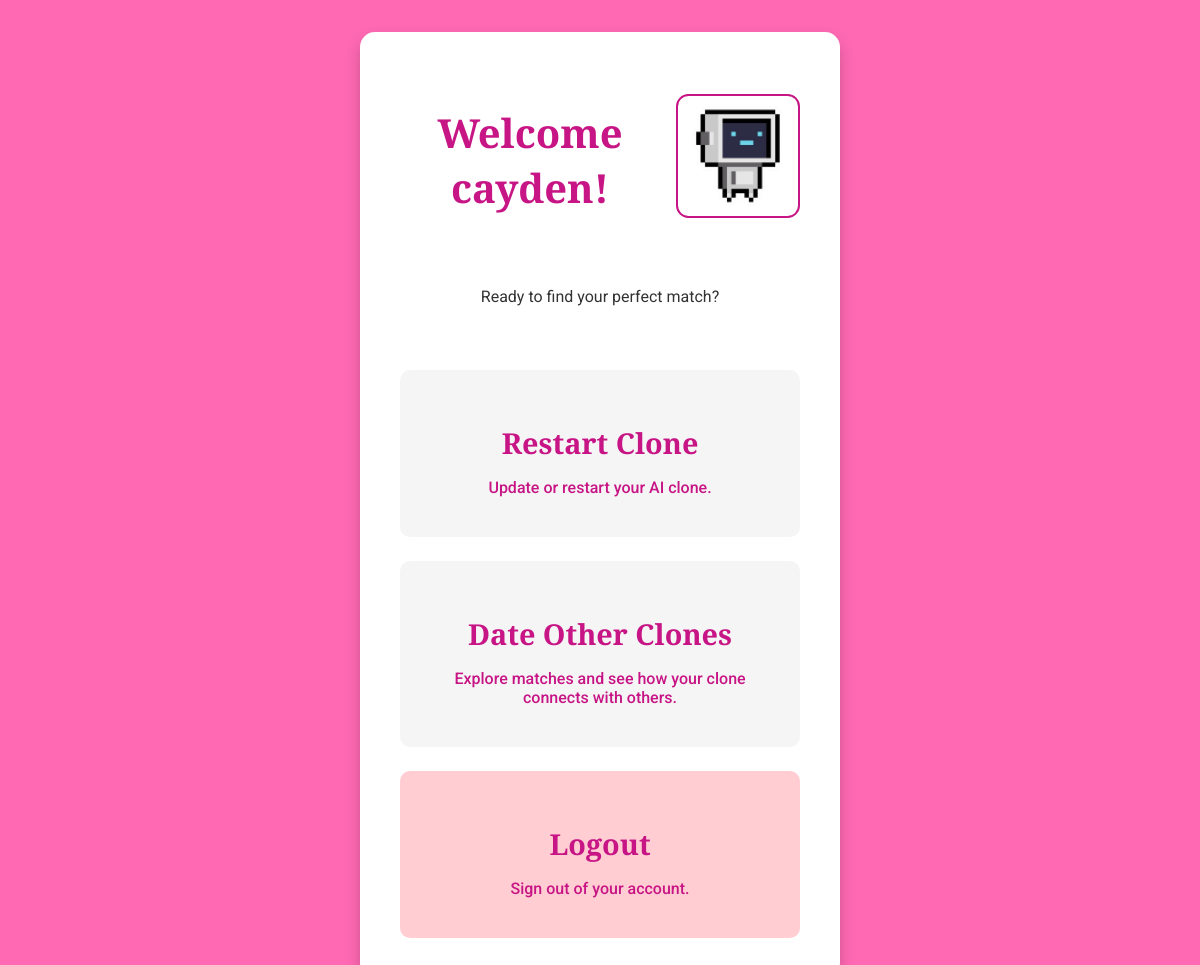
The app's page /home (signed in), older data.
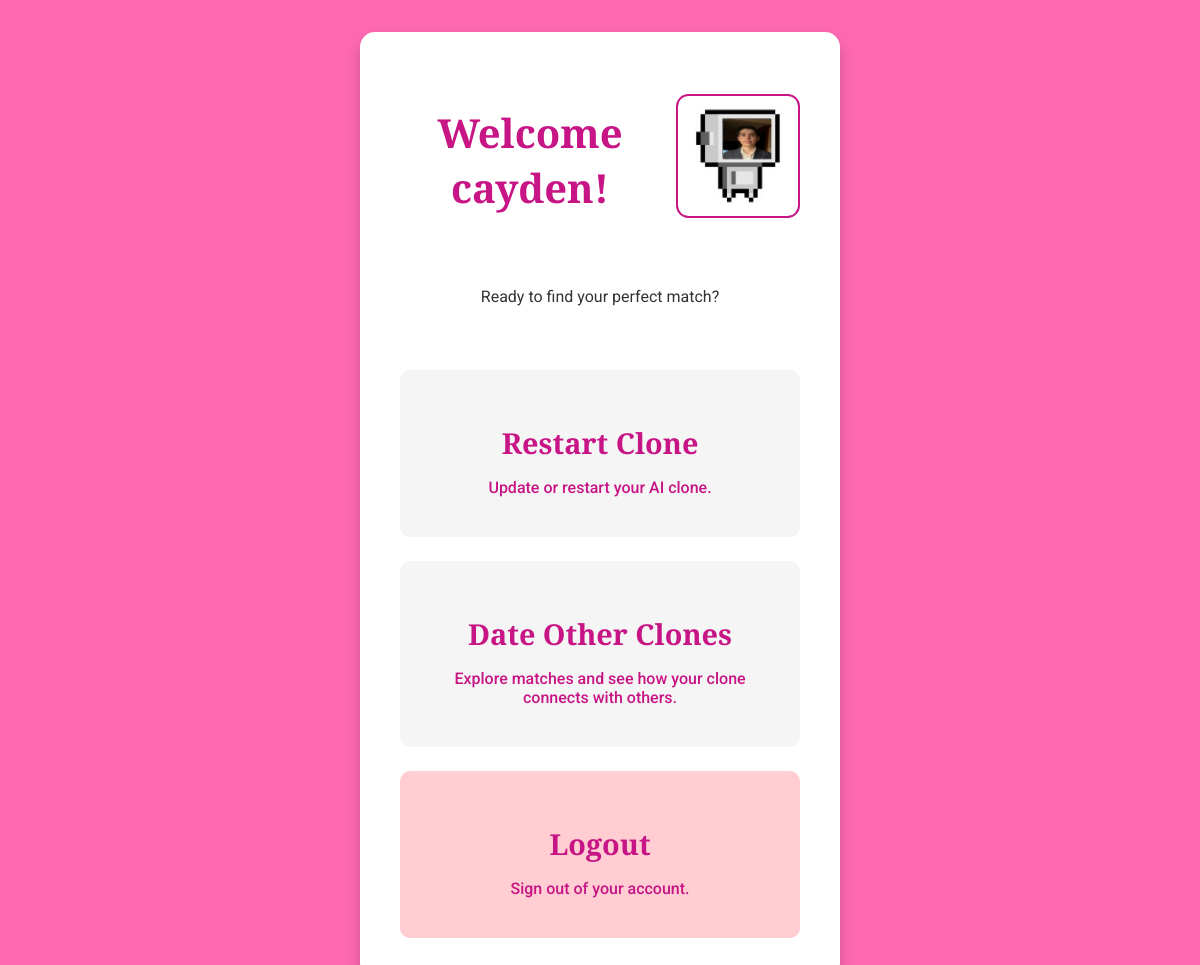
The same page, newer data.
### tables this page shows
CREATE TABLE users (
            id INTEGER PRIMARY KEY AUTOINCREMENT,
            username TEXT UNIQUE NOT NULL,
            password_hash TEXT NOT NULL
        );

CREATE TABLE clones (
            id INTEGER PRIMARY KEY AUTOINCREMENT,
            user_id INTEGER NOT NULL,
            answers_json TEXT NOT NULL,
            text_path TEXT,
            persona TEXT,
            profile_pic_path TEXT,
            name TEXT NOT NULL,
            FOREIGN KEY (user_id) REFERENCES users(id)
        );

### app.py (the view)
@app.route('/home')
@app.route('/home')
def home():
    if 'user_id' not in session:
        return redirect(url_for('login'))
    conn = sqlite3.connect('users.db')
    cursor = conn.cursor()
    cursor.execute('SELECT id, profile_pic_path FROM clones WHERE user_id = ?', (session['user_id'],))
    clone = cursor.fetchone()
    cursor.execute('SELECT username FROM users WHERE id = ?', (session['user_id'],))
    username = cursor.fetchone()[0]
    conn.close()
    has_clone = clone is not None
    profile_pic_path = clone[1] if clone and clone[1] else '/static/robot.png'
    print(f'Database profile_pic_path: {clone[1] if clone else None}')  # Debug
    if profile_pic_path and profile_pic_path != '/static/robot.png':
        profile_pic_path = profile_pic_path.replace('Uploads', 'uploads')
        absolute_path = os.path.join(app.root_path, profile_pic_path.lstrip('/'))
        if not os.path.exists(absolute_path):
            print(f'Image not found: {absolute_path}, using fallback')
            profile_pic_path = '/static/robot.png'
    print(f'Profile pic path: {profile_pic_path}')  # Debug
    return render_template('home.html', has_clone=has_clone, username=username, profile_pic_path=profile_pic_path)

### app.py (called while the page is built)
@app.context_processor
def inject_app_name():
    return dict(app_name=app.config['APP_NAME'])  # Make app_name available to all templates

### templates/home.html (shortened to what this page needs)
{% extends 'base.html' %}
{% block content %}
<div class="home-container">
    <div class="welcome-section">
             <h2>Welcome {{ username }}!</h2>
             {% if has_clone %}
             <img src="{{ profile_pic_path }}" alt="Your Clone Profile" class="welcome-profile-pic">
             {% endif %}
         </div>
    <p>Ready to find your perfect match?</p>
    <div class="action-rectangles">
        <div class="action-rectangles">
            {% if not has_clone %}
            <a href="{{ url_for('create_clone') }}" class="action-rectangle">
                <h3>Create a Clone</h3>
                <p>Build your AI clone to represent you in the dating world.</p>
            </a>
            {% else %}
            <a href="{{ url_for('create_clone') }}" class="action-rectangle">
                <h3>Restart Clone</h3>
                <p>Update or restart your AI clone.</p>
            </a>
            {% endif %}
        </div>
        <a href="{{ url_for('date_clones') }}" class="action-rectangle">
            <h3>Date Other Clones</h3>
            <p>Explore matches and see how your clone connects with others.</p>
        </a>
        <a href="{{ url_for('logout') }}" class="action-rectangle logout">
            <h3>Logout</h3>
            <p>Sign out of your account.</p>
        </a>
    </div>
</div>
{% endblock %}

### templates/base.html (shortened to what this page needs)
<!DOCTYPE html>
<html>
<head>
    <link rel="stylesheet" href="{{ url_for('static', filename='style.css') }}">
</head>
<body>
    {% block content %}{% endblock %}
</body>
</html>

### static/style.css (style rules this page uses)
:root { --background-color: #FF69B4; --accent-color: #FFFFFF; --button-color: #C71585; --text-color: #333333; }
body { background-color: var(--background-color); font-family: 'Roboto', sans-serif; color: var(--text-color); margin: 0; min-height: 100vh; display: flex; justify-content: center; align-items: center; }
.form-container, .home-container, .clones-list, .conversation-container { background-color: var(--accent-color); padding: 2.5rem; border-radius: 15px; box-shadow: 0 8px 16px rgba(0, 0, 0, 0.2); width: 400px; text-align: center; margin: 2rem auto; }
h2 { font-family: 'Playfair Display', serif; font-size: 2.5rem; color: var(--button-color); margin-bottom: 1.5rem; }
h3 { font-family: 'Playfair Display', serif; font-size: 1.8rem; color: var(--button-color); margin-bottom: 0.5rem; }
p { font-size: 1rem; margin-top: 1rem; }
a { color: var(--button-color); text-decoration: none; font-weight: 500; }
.action-rectangles { display: flex; flex-direction: column; gap: 1.5rem; margin-top: 1.5rem; }
.action-rectangle { background-color: #F5F5F5; border-radius: 10px; padding: 1.5rem; text-align: center; text-decoration: none; transition: transform 0.2s, background-color 0.3s; }
.action-rectangle.logout { background-color: #FFCDD2; }
.home-container { display: flex; flex-direction: column; align-items: center; justify-content: center; min-height: 80vh; text-align: center; }
.welcome-section { display: flex; align-items: center; gap: 1rem; margin-bottom: 2rem; justify-content: flex-start; }
.welcome-profile-pic { width: 120px; height: 120px; object-fit: cover; border-radius: 10%; border: 2px solid var(--button-color); }

Row changes from the older to the newer data that the page shows:
added clones: profile_pic_path (picture)
